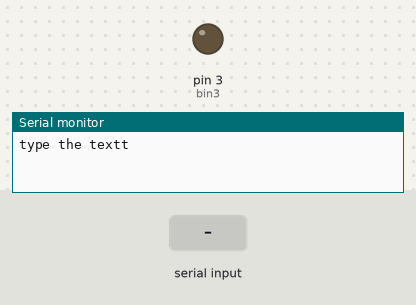
Bench run of a sketch on a simulated Arduino Uno, built with avr-gcc and run on an emulated ATmega328P. Shown: output pins drawn as LEDs (lit = HIGH), the last lines printed to the serial monitor. The inputs (shaded band) are chosen by the test bench.

Above: at 1.2 s.
1.3 s: "90 45\n" received over Serial
At 2.2 s:
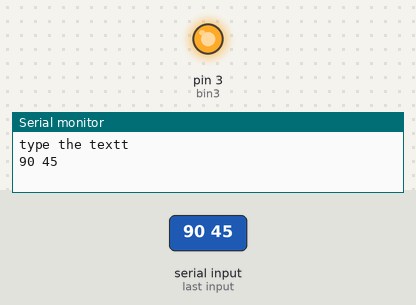
Timing chart, 0 to 10.3 s (numbered marks = the images above; inputs shaded):
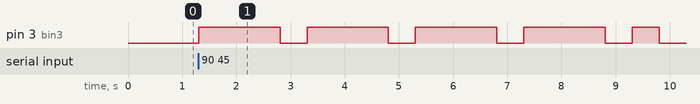

The sketch:

uduino.ino
```cpp
String inputstr="";
    bool strcom=false;
    int x=1;
    int bin3=3;int unit=500;
    String morseletters[]={
  ".-", "-...", "-.-.", "-..", ".", "..-.", "--.", "....", "..", ".---",
  "-.-", ".-..", "--", "-.", "---", ".--.", "--.-", ".-.", "...", "-",
  "..-", "...-", ".--", "-..-", "-.--", "--.."};
String morsenumbers[] = {
  "-----",
  ".----",
  "..---",
  "...--",
  "....-",
  ".....",
  "-....",
  "--...",
  "---..",
  "----."
};

  String code;

void setup(){
  Serial.begin(9600);
  Serial.println("type the textt  ");
  pinMode(bin3,OUTPUT);
}


void loop (){


  if (strcom){

    inputstr.toUpperCase();
 Serial.println(inputstr);
    for (int i=0;i<inputstr.length();++i){
        char a=inputstr.charAt(i);
        if (a==' '){
space();
continue;
        }

if (a>='A'&&a<='Z'){
  code=morseletters[a-'A'];
}
    if (a>='0'&& a<='9'){
       code=morsenumbers[a-'0'];
    }


for (int j=0;j<code.length();++j){
    char c=code.charAt(j);
    if (c=='.'){
        dot(code.length(),j);

    }
    else if (c=='-'){
        dash(code.length(),j);
    }
}
if (i!=inputstr.length()-1){
if(inputstr[i+1]!=' '){
    letter();
}
}

    }

strcom=false;
    inputstr="";
}


}


void dot(int n,int j){
  digitalWrite(bin3,HIGH);
  delay(unit);
    digitalWrite(bin3,LOW);
  if (j!=n-1){
delay(unit);
}}


void dash(int n ,int j){
  digitalWrite(bin3,HIGH);
  delay(3*unit);
    digitalWrite(bin3,LOW);
 if (j!=n-1){
delay(unit);
}
}
void space(){
  delay(7*unit);
}
void letter(){
  delay(3*unit);
}

void serialEvent() {
  while (Serial.available()) {
    char inChar = (char)Serial.read();
    if (inChar == '\n') strcom = true;
    else inputstr += inChar;
  }
}
```

Measured:
- after the input at 1.3 s, pin 3 (bin3): goes 4 × (HIGH 1.5 s, LOW 0.50 s), HIGH 0.50 s, then LOW, starting at once
